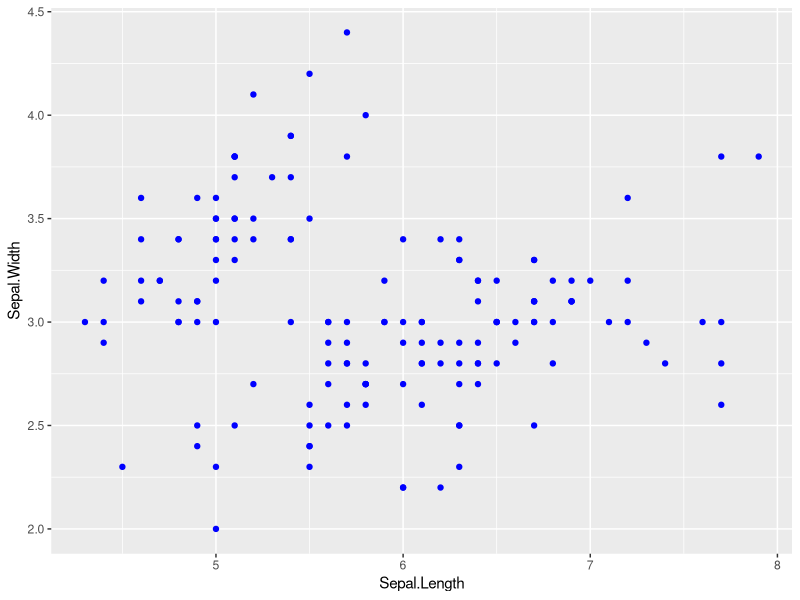

Source code (R):

# "The simple graph has brought more information to the data analyst’s mind than any other device."-John Tukey
# "Every dataset should be tidy (organized), and every operation should be human-readable."

#Quick plot

library(ggplot2)
p <- ggplot(iris, aes(x=Sepal.Length, y=Sepal.Width))+geom_point(color = "blue")

print(p)